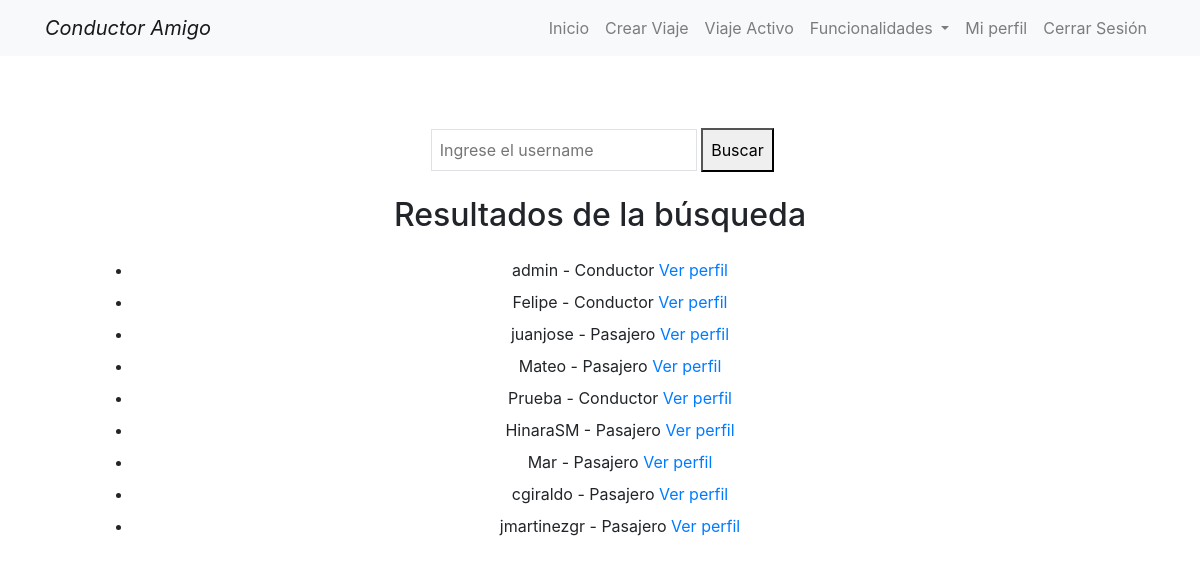
/usuarios/busqueda_usuarios/ (signed in), run on an earlier commit of the app's database.
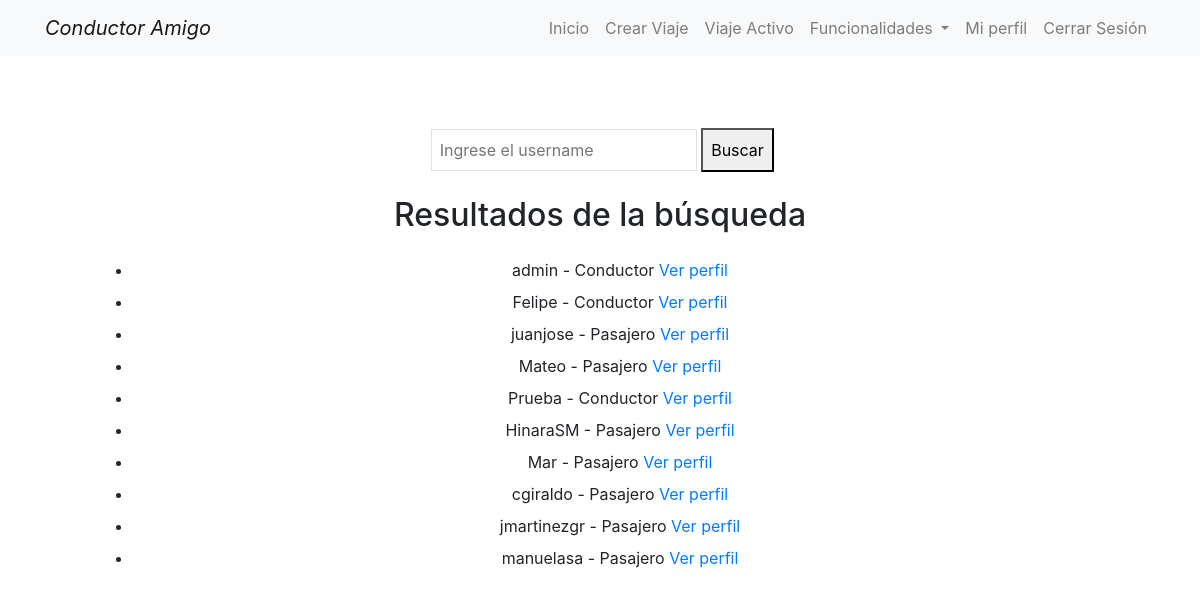
And on a later commit of the database.
### usuarios/models.py (models this page shows, shortened)
class Usuario(AbstractBaseUser):
    username = models.CharField('Nombre de usuario',
                                unique=True,
                                max_length=100)
    nombres = models.CharField('Nombres',
                               max_length=200,
                               blank=True)
    apellidos = models.CharField('Apellidos',
                                 max_length=200,
                                 blank=True)
    nacimiento = models.DateField('Fecha de Nacimiento')
    email = models.EmailField('Correo Electrónico',
                              max_length=254,
                              unique=True,
                              null=False)
    direccion = models.CharField('Dirección', max_length=200, blank=True)
    usuario_administrador = models.BooleanField(default=False)
    foto_usuario = models.ImageField('Foto de Usuario',
                                     upload_to='perfil/',
                                     blank=True)
    foto_carnet = models.ImageField('Foto de Carnet',
                                    upload_to='carnet/',
                                    blank=True)
    foto_licencia_conducir = models.ImageField('Foto de Licencia de Conducir',
                                               upload_to='licencia/',
                                               blank=True)
    rol = models.ForeignKey("usuarios.Role",
                            verbose_name=("Rol"),
                            on_delete=models.CASCADE,
                            default=1)
    is_superuser = models.BooleanField(default=False)
    privacidad = models.BooleanField('Acepta políticas de privacidad',
                                     default=False)
    INCAPACIDAD_CHOICES = [
        ('ninguna', 'Ninguna'),
        ('silla_de_ruedas', 'Silla de ruedas'),
        ('muletas', 'Muletas'),
        ('vision_reducida', 'Visión reducida'),
    ]
    incapacidad = models.CharField(
        'Incapacidad',
        max_length=15,
        choices=INCAPACIDAD_CHOICES,
        default='ninguna'  # Valor predeterminado: Ninguna
    )
    bibliografia = models.TextField(
        'Bibliografía',
        blank=True
        )
    calificacion = models.DecimalField(
        'Calificación',
        default=5,
        max_digits=3,
        decimal_places=1,
        validators=[
            MinValueValidator(1),
            MaxValueValidator(5)
            ]
        )
    USERNAME_FIELD = 'username'
    objects = UsuarioManager()
    REQUIRED_FIELDS = ['email', 'nombres', 'apellidos', 'privacidad']
    @property
    def is_staff(self):
        """
        Verifica si el usuario es miembro del personal.

        Returns:
            bool: True si el usuario es miembro del personal, False en caso contrario.
        """
        return self.usuario_administrador
    promedio_manejo = models.FloatField(default=0)
    promedio_higiene = models.FloatField(default=0)
    promedio_charla = models.FloatField(default=0)
    promedio_puntualidad = models.FloatField(default=0)
    promedio_general = models.FloatField(default=0)

class Role(models.Model):
    name = models.CharField(max_length=50, unique=True)
    def __str__(self):
        return self.name

### usuarios/views.py (the view)
# urls.py: path("busqueda_usuarios/", views.buscar_usuario, name="busqueda"),
@login_required
def buscar_usuario(request):
    username = request.GET.get('username', '')
    users = Usuario.objects.filter(username__icontains=username)
    return render(request, 'pasajeros/busqueda_usuarios.html', {'users': users})

### usuarios/templates/pasajeros/busqueda_usuarios.html (shortened to what this page needs)
{% extends 'layouts/layout.html' %}
{% block content %}
<div class="flex items-center justify-center h-screen">
    <div class="bg-blue-200 p-5 rounded-lg text-center">
        <form method="get" action="{% url 'busqueda' %}" class="mb-4">
            <input type="text" name="username" value="{{ request.GET.username }}" placeholder="Ingrese el username" class="border p-2 w-full">
            <button type="submit" class="bg-black-500 p-2 text-black font-semibold hover:bg-black-800 transition-colors">Buscar</button>
        </form>
        <h2 class="text-2xl font-bold mb-4">Resultados de la búsqueda</h2>
        {% if users %}
            <ul>
                {% for user in users %}
                    <li class="mb-2">{{ user.username }} - {{ user.rol }}
                        <a href="{% url 'profile' username=user.username %}" class="text-blue-500 hover:underline">Ver perfil</a>
                    </li>
                {% endfor %}
            </ul>
        {% else %}
            <p>No se encontraron resultados.</p>
        {% endif %}
    </div>
</div>
{% endblock %}

What changed in the data, as far as the page shows it:
added Usuario: username "manuelasa", rol "Pasajero"
